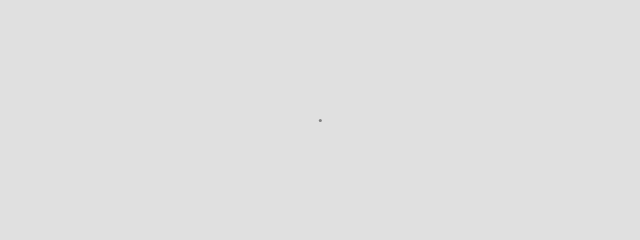
Frame 1 (no input)
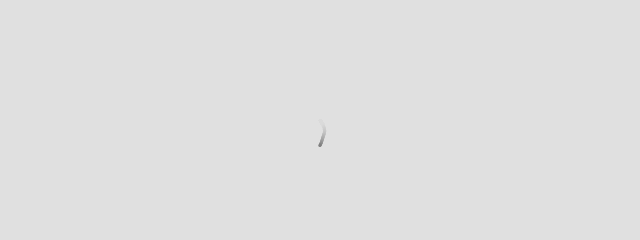
Frame 60 (no input)
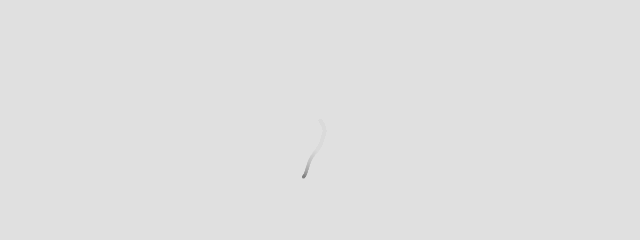
Frame 120 (the mouse pressed at the canvas centre since frame 60)

The p5.js sketch that drew these frames (run headless with seeded random() and noise() and a simulated clock; from frame 60 on, the mouse is pressed at the canvas centre):

// p5.js sketch
// ── sketch.js
class Walker {
    constructor(x, y) {
        this.x = x;
        this.y = y;

        this.tx = 0;
        this.ty = 10_000;
    }

    show() {
        fill(128);
        noStroke();
        circle(this.x, this.y, 3, 3);
    }

    step() {
        const xstep = map(noise(this.tx), 0, 1, -1, 1);
        const ystep = map(noise(this.ty), 0, 1, -1, 1);

        this.x += xstep;
        this.y += ystep;

        this.tx += 0.01;
        this.ty += 0.01;
    }
}

let walker;

function setup() {
    createCanvas(640, 240);

    walker = new Walker(width / 2, height / 2);

    background(224);
}

function draw() {
    background(220, 10);

    walker.step();
    walker.show();
}
